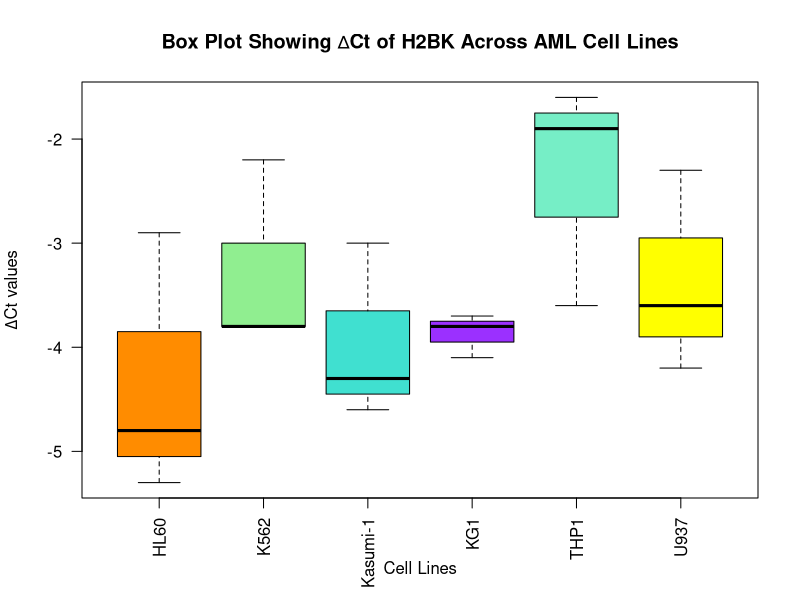
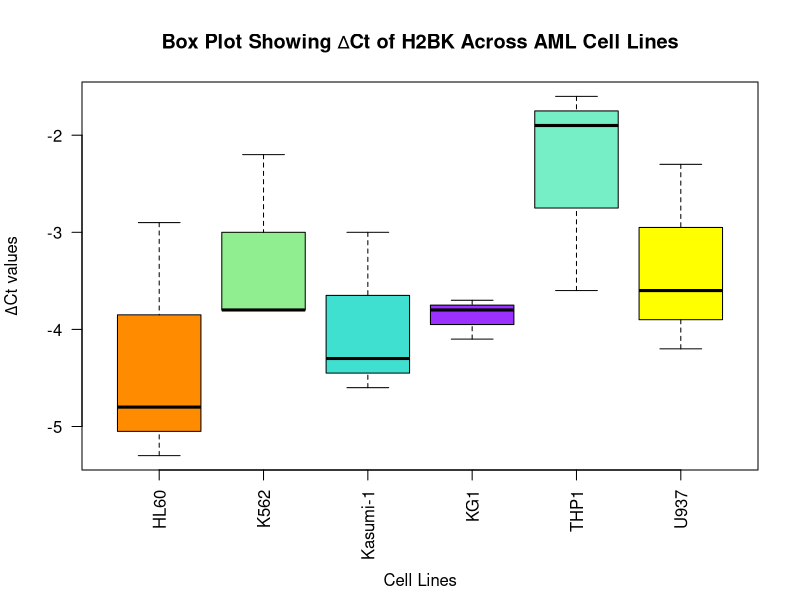

The R script that drew these images, in order:
## ---- chunk 1
##The values rounded to nearest decimal place allows you to assign the varibles of your Delta cycle Threshold values and the names of the cell lines

Delta_ct_values=c(-4.3, -3, -4.6, -4.2, -2.3, -3.6, -1.9, -1.6, -3.6, -3.8, -2.2, -3.8, -3.8, -3.7, -4.1, -5.3, -2.9, -4.8)
Cell_Lines=rep(c("Kasumi-1","U937","THP1","K562","KG1","HL60"), each=3)
## ---- chunk 2
##This allows you to factorise your cell lines

Cell_Lines=factor(Cell_Lines)

cell_line_factor=factor(Cell_Lines)

## ---- chunk 3
##This should generate a boxplot of the variables that have been input earlier, with the boxes coloured and the axis' labelled

boxplot(Delta_ct_values~cell_line_factor, ylab=expression(Delta*"Ct values"), xlab = "Cell Lines", main = "Box Plot Showing \u2206Ct of H2BK Across AML Cell Lines", las=2,
col=c("darkorange","lightgreen","turquoise","purple1","aquamarine2","yellow1"))
## ---- chunk 4
#This will move the x-axis out of the way of the cell line labels

par(mar=c(6.5,4.1,4.1,2.1))

boxplot(Delta_ct_values~cell_line_factor, ylab=expression(Delta*"Ct values"), xlab = "", main = "Box Plot Showing \u2206Ct of H2BK Across AML Cell Lines", las=2,
col=c("darkorange","lightgreen","turquoise","purple1","aquamarine2","yellow1"))
mtext("Cell Lines",side=1,line=5)

## ---- chunk 5
##Test for normality using Shapiro test

shapiro.test(Delta_ct_values) 
## ---- chunk 6
##Non-parametric Test

kruskal.test(Delta_ct_values~Cell_Lines)
## ---- chunk 7
##Parametric test 

bartlett.test(Delta_ct_values ~ Cell_Lines) 
##Check similarity between cell lines using a pairwise t test) 

pairwise.t.test(Delta_ct_values, Cell_Lines, p.adj = "holm")

